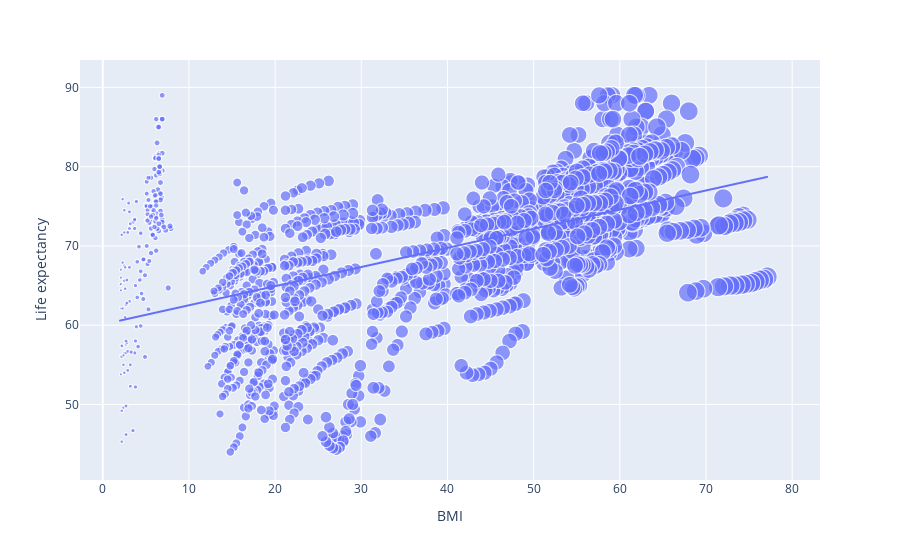

Notebook code cell kept with this figure:
### Code cell
#LINEAR REGRESSION - 'BMI' X 'Life expectancy' -----Weak Correlation-----

fig = px.scatter(data_frame = data, x = 'BMI', y = 'Life expectancy', size = 'BMI' , trendline = 'ols')
fig.show()

### Figure 1 — Plotly figure (JSON) as saved in the notebook; plotly's stock layout.template omitted (floating-point values rounded to 4 significant figures; data arrays with more than 128 entries replaced by an {"elided": "..."} marker saying what was removed)
{"data": [{"hovertemplate": "BMI=%{marker.size}<br>Life expectancy=%{y}<extra></extra>", "legendgroup": "", "marker": {"color": "#636efa", "size": {"elided": "1649 float values"}, "sizemode": "area", "sizeref": 0.1927, "symbol": "circle"}, "mode": "markers", "name": "", "showlegend": false, "type": "scattergl", "x": {"elided": "1649 float values"}, "xaxis": "x", "y": {"elided": "1649 float values"}, "yaxis": "y"}, {"hovertemplate": "<b>OLS trendline</b><br>Life expectancy = 0.241378 * BMI + 60.0989<br>R<sup>2</sup>=0.293809<br><br>BMI=%{x}<br>Life expectancy=%{y} <b>(trend)</b><extra></extra>", "legendgroup": "", "marker": {"color": "#636efa", "symbol": "circle"}, "mode": "lines", "name": "", "showlegend": false, "type": "scattergl", "x": {"elided": "1649 float values"}, "xaxis": "x", "y": {"elided": "1649 float values"}, "yaxis": "y"}], "layout": {"autosize": true, "legend": {"itemsizing": "constant", "tracegroupgap": 0}, "margin": {"t": 60}, "xaxis": {"anchor": "y", "autorange": true, "domain": [0, 1], "range": [-2.539, 82.8], "title": {"text": "BMI"}, "type": "linear"}, "yaxis": {"anchor": "x", "autorange": true, "domain": [0, 1], "range": [39.07, 95.5], "title": {"text": "Life expectancy"}, "type": "linear"}}}
